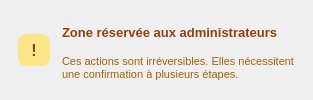
                                                            <widget class="QFrame" name="danger_card_info">
                                                                <layout class="QHBoxLayout" name="dangerInfoLayout">
                                                                    <property name="spacing">
                                                                        <number>12</number>
                                                                    </property>
                                                                    <property name="leftMargin">
                                                                        <number>18</number>
                                                                    </property>
                                                                    <property name="topMargin">
                                                                        <number>16</number>
                                                                    </property>
                                                                    <property name="rightMargin">
                                                                        <number>18</number>
                                                                    </property>
                                                                    <property name="bottomMargin">
                                                                        <number>16</number>
                                                                    </property>
                                                                    <item>
                                                                        <widget class="QLabel" name="dangerInfoIcon">
                                                                            <property name="minimumSize">
                                                                                <size>
                                                                                    <width>32</width>
                                                                                    <height>32</height>
                                                                                </size>
                                                                            </property>
                                                                            <property name="maximumSize">
                                                                                <size>
                                                                                    <width>32</width>
                                                                                    <height>32</height>
                                                                                </size>
                                                                            </property>
                                                                            <property name="styleSheet">
                                                                                <string notr="true">background: #fde68a; color: #92400e; border-radius: 8px; font-size: 16px; font-weight: 800;</string>
                                                                            </property>
                                                                            <property name="text">
                                                                                <string>!</string>
                                                                            </property>
                                                                            <property name="alignment">
                                                                                <set>Qt::AlignmentFlag::AlignCenter</set>
                                                                            </property>
                                                                        </widget>
                                                                    </item>
                                                                    <item>
                                                                        <layout class="QVBoxLayout" name="dangerInfoText">
                                                                            <property name="spacing">
                                                                                <number>2</number>
                                                                            </property>
                                                                            <item>
                                                                                <widget class="QLabel" name="dangerInfoTitle">
                                                                                    <property name="styleSheet">
                                                                                        <string notr="true">color: #92400e; font-size: 13px; font-weight: 800;</string>
                                                                                    </property>
                                                                                    <property name="text">
                                                                                        <string>Zone réservée aux administrateurs</string>
                                                                                    </property>
                                                                                </widget>
                                                                            </item>
                                                                            <item>
                                                                                <widget class="QLabel" name="dangerInfoDesc">
                                                                                    <property name="styleSheet">
                                                                                        <string notr="true">color: #a16207; font-size: 11px;</string>
                                                                                    </property>
                                                                                    <property name="text">
                                                                                        <string>Ces actions sont irréversibles. Elles nécessitent une confirmation à plusieurs étapes.</string>
                                                                                    </property>
                                                                                    <property name="wordWrap">
                                                                                        <bool>true</bool>
                                                                                    </property>
                                                                                </widget>
                                                                            </item>
                                                                        </layout>
                                                                    </item>
                                                                </layout>
                                                            </widget>
